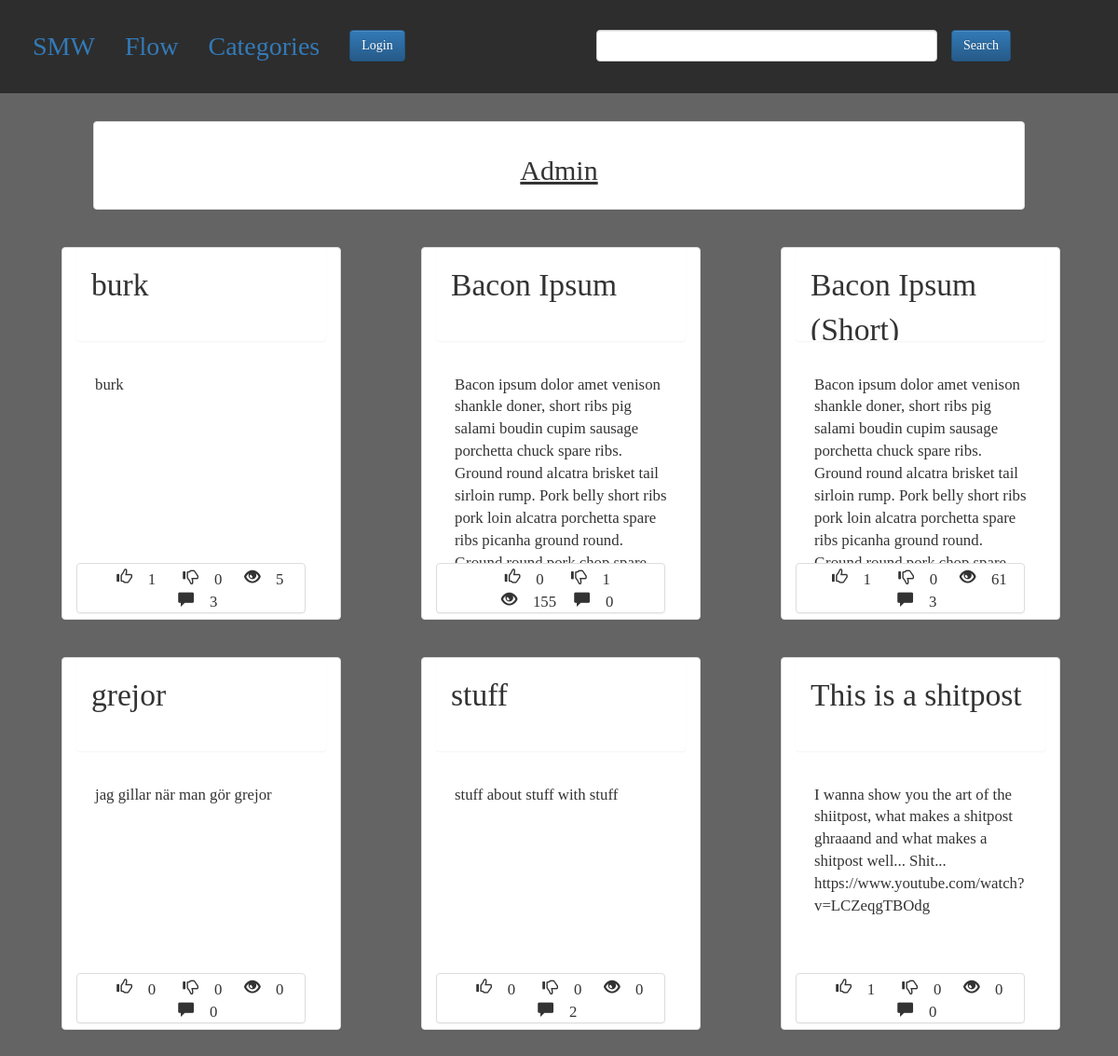
The page /user/1/ on the database its author committed.
### smw/models.py (models this page shows, shortened)
class Post(models.Model):
    User = models.ForeignKey(authUser, on_delete=models.CASCADE)
    Category = models.ForeignKey(Category, on_delete=models.CASCADE)
    Title = models.CharField(max_length=200)
    Idea = models.TextField(unique=True)
    Tags = models.CharField(max_length=200, blank=True, null=True)
    Views = models.IntegerField(default=0)
    Wants = models.ManyToManyField(authUser, related_name="Wants")
    Shlts = models.ManyToManyField(authUser, related_name="Shlts")
    Post_Date = models.DateTimeField(default=datetime.now)
    def comment_count(self):
         return self.comment_set.count()
    def Want_count(self):
        return self.Wants.all().count()
    def Shlt_count(self):
        return self.Shlts.all().count()

### attest/views.py (the view)
# urls.py: url(r'^(?P<pk>[0-9]+)/$', views.Detail, name='detail'),
def Detail(request, pk):
    usr = get_object_or_404(User, pk=pk)
    return render(request, "attest/detail.html", {"User":usr})

### attest/templates/attest/detail.html (shortened to what this page needs)
{% extends 'smw/base.html' %}
{% block body %}
<div class="container col-lg-10 col-lg-offset-1 col-md-10 col-md-offset-1 col-sm-10 col-sm-offset-1 col-xs-10 col-xs-offset-1 panel panel-default profilePanel">
    <div class="panel-body">
        <h2 id="myname">{{User.username}}</h2>
    </div>
</div>
{% for idea in User.post_set.all %}
<div class=" panel panel-default col-lg-3 col-md-5 col-sm-11 col-xs-11 panelCust">
<p class="panel panel-title  postTitle"><a href="{% url 'smw:post' idea.pk %}">{{idea.Title}}</a></p>
<div class="panel-body postBod">
<p>{{idea.Idea}}</p>
</div>
<center>
<div class="panel panel-default col-md-11">
<p class="glyphicon glyphicon-thumbs-up"> {{idea.Want_count}}</p>
<p class="glyphicon glyphicon-thumbs-down"> {{idea.Shlt_count}}</p>
<p class="glyphicon glyphicon-eye-open"> {{idea.Views}}</p>
<p class="glyphicon glyphicon-comment"> {{idea.comment_count}}</p>
</div>
</center>
</div>
{% endfor %}
{% endblock%}

### smw/templates/smw/base.html (shortened to what this page needs)
<!DOCTYPE html>
<html>
    <head>
        {% load staticfiles %}
        <link rel="stylesheet" href="https://maxcdn.bootstrapcdn.com/bootstrap/3.3.7/css/bootstrap.min.css">
        <link rel="stylesheet" href="https://maxcdn.bootstrapcdn.com/bootstrap/3.3.7/css/bootstrap-theme.min.css">
        <link rel="stylesheet" type="text/css" href="{% static 'smw/style.css' %}"/>
    </head>
    <body>
        <ul class="nav nav-pills">
            <li role="presentation"><a href="{% url 'smw:index' %}">SMW</a></li>
            <li role="presentation"><a href="{% url 'smw:flow' %}">Flow</a></li>
            <li role="presentation"><a href="{% url 'smw:categories' %}">Categories</a></li>
            {% if request.user.is_authenticated %}
            <li><a href="{% url 'smw:create' %}">Create</a></li>
            <li><a href="{% url 'attest:detail' request.user.pk %}">@ME</a></li>
            <li class="logout-box">{% include 'attest/logout_form.html' %}</li>
            {%else%}
            <li>
                <form action="{% url 'attest:lgn'%}">
                    <button class="btn btn-login btn-primary btn-mini">Login</button>
                </form>
            </li>
            {%endif%}
            <form class="col-lg-5 col-md-5 col-sm-6 col-xs-8 search" role="search" method="post" action="{% url 'smw:search' %}">
                <input type="text" name="q" class="form-control search-field">
                <button type="submit" name="button" class="btn btn-mini btn-primary">Search</button>
            </form>
        </ul>
        {% block body %}
        {% endblock %}
    </body>
</html>

### smw/static/smw/style.css (style rules this page uses)
html { position: relative; min-height: 100%; }
* { padding: 0px; margin: 0px; box-sizing: border-box; font-family: "Lucida Console", serif; }
body { background-color: rgb(100, 100, 100); padding-bottom: 100px; }
.nav { background-color: rgb(45, 45, 45); font-size: 2em; padding: 20px; min-width: 320px; max-height: 200px; }
.search { padding-top: 12px; float: right; margin-right: 80px; }
h2#myname { text-align: center; }
.glyphicon { margin: 0px 0px 0px 15px; }
.btn { margin: 0px 0px 0px 15px; }
.btn-login { margin-top: 12px; }
form { display: flex; position: absolute; max-width: 475px; }
.panelCust { margin: 20px 20px 20px 5.5%; font-size: 1.2em; height: 400px; overflow: hidden; }
.panel-title { padding: 15px; }
.panel-body { overflow: hidden; word-break: keep-all; max-height: 280px; height: 55%; }
.postTitle { font-size: 2em; height: 25%; overflow: hidden; }
.postBod { margin-top: 20px; margin-left: 5px; }
.glyphicon-thumbs-up { padding: 5px; border-radius: 15px; }
.glyphicon-thumbs-down { padding: 5px; border-radius: 15px; }
.profilePanel { margin-top: 30px; text-transform: capitalize; text-decoration: underline; }

### rows shown on the page
Post: Title "burk", Idea "burk", Want_count "1", Shlt_count "0", Views "5", comment_count "3"
Post: Title "Bacon Ipsum", Idea "Bacon ipsum dolor amet venison shankle doner, short ribs pig salami boudin cupim sausage porchetta chuck spare ribs. Ground round alcatra brisket tail sirloin rump. Pork belly short ribs pork loin alcatra porchetta spare ribs picanha ground round.…", Want_count "0", Shlt_count "1", Views "155", comment_count "0"
Post: Title "Bacon Ipsum (Short)", Idea "Bacon ipsum dolor amet venison shankle doner, short ribs pig salami boudin cupim sausage porchetta chuck spare ribs. Ground round alcatra brisket tail sirloin rump. Pork belly short ribs pork loin alcatra porchetta spare ribs picanha ground round.…", Want_count "1", Shlt_count "0", Views "61", comment_count "3"
Post: Title "grejor", Idea "jag gillar när man gör grejor", Want_count "0", Shlt_count "0", Views "0", comment_count "0"
Post: Title "stuff", Idea "stuff about stuff with stuff", Want_count "0", Shlt_count "0", Views "0", comment_count "2"
Post: Title "This is a shitpost", Idea "I wanna show you the art of the shiitpost, what makes a shitpost ghraaand and what makes a shitpost well... Shit... https://www.youtube.com/watch?v=LCZeqgTBOdg", Want_count "1", Shlt_count "0", Views "0", comment_count "0"

### other values the page prints
{{ User.username }} "Admin"
